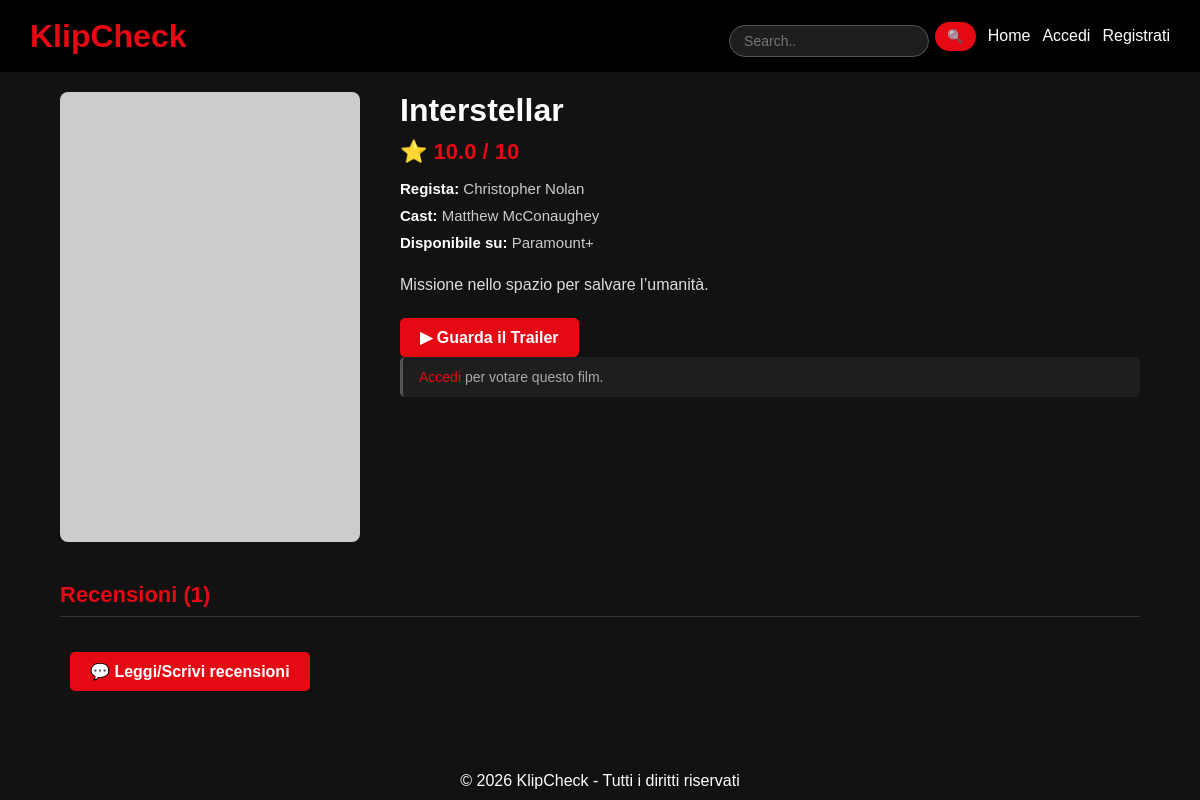
/KlipCheck/film.php?id=2, run on an earlier commit of the app's database.
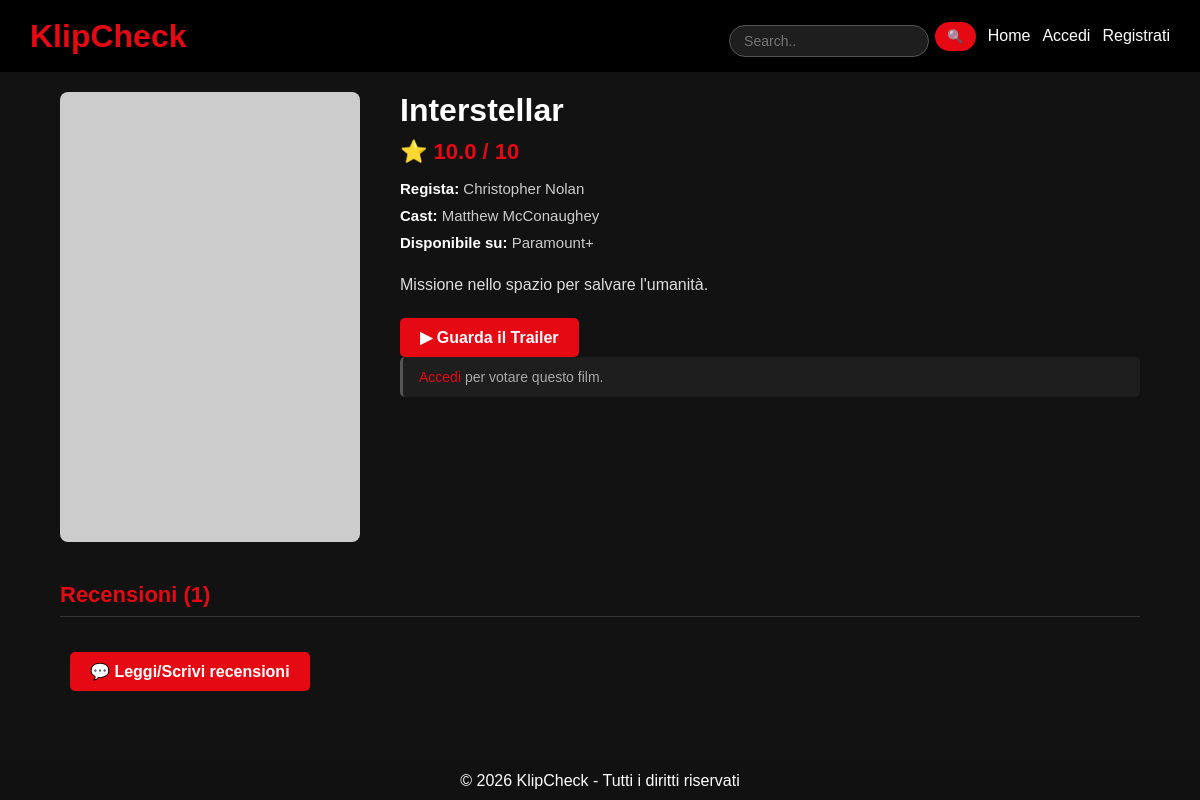
And on a later commit of the database.
### tables this page shows
CREATE TABLE film (
  id INT AUTO_INCREMENT PRIMARY KEY,
  titolo VARCHAR(40) NOT NULL,
  trama TEXT NOT NULL,
  locandina text,
  trailer text,
  piattaforme VARCHAR(100),
  cast TEXT,
  regista VARCHAR(50)
);

### KlipCheck/film.php (the view, shortened to what the changed rows need)
<?php
$host    = 'localhost';
$db      = 'klipcheckdb';
$user    = 'root';
$pass    = 'mysql';
$charset = 'utf8mb4';
try {
    $pdo = new PDO(
        "mysql:host=$host;dbname=$db;charset=$charset",
        $user, $pass,
        [PDO::ATTR_ERRMODE => PDO::ERRMODE_EXCEPTION]
    );
} catch (PDOException $e) {
    die("Connessione fallita: " . $e->getMessage());
}
$id = isset($_GET['id']) ? (int)$_GET['id'] : 0;
$stmt = $pdo->prepare("
    SELECT f.*, AVG(v.valore) AS voto_medio
    FROM film f
    LEFT JOIN valutazione v ON v.film_id = f.id
    WHERE f.id = :id
    GROUP BY f.id
");
$stmt->execute([':id' => $id]);
$film = $stmt->fetch(PDO::FETCH_ASSOC);
$stmtRec = $pdo->prepare("
    SELECT r.id, r.testo, u.username,
           COUNT(m.id) AS num_like
    FROM recensione r
    JOIN utente u ON u.id = r.utente_id
    LEFT JOIN mipiace m ON m.recensione_id = r.id
    WHERE r.film_id = :id
    GROUP BY r.id
    ORDER BY num_like DESC, r.id DESC
");
$stmtRec->execute([':id' => $id]);
$recensioni = $stmtRec->fetchAll(PDO::FETCH_ASSOC);
$voto = $film['voto_medio'] !== null
    ? number_format($film['voto_medio'], 1)
    : 'Nessun voto';
$mioVoto = null;
?>
<!DOCTYPE html>
<html lang="it">
<head>
    <link rel="stylesheet" href="./style.css">
</head>
<body>
    <header>
        <h1>KlipCheck</h1>
    </header>
    <div class="container">
        <div class="film-detail">
            <div class="film-meta">
                <h1><?= htmlspecialchars($film['titolo']) ?></h1>
                <div class="rating">⭐ <?= $voto ?> / 10</div>
                <?php if ($film['regista']): ?>
                    <div class="meta-row">
                        <strong>Regista:</strong> <?= htmlspecialchars($film['regista']) ?>
                    </div>
                <?php endif; ?>
                <?php if ($film['cast']): ?>
                    <div class="meta-row">
                        <strong>Cast:</strong> <?= htmlspecialchars($film['cast']) ?>
                    </div>
                <?php endif; ?>
                <?php if ($film['piattaforme']): ?>
                    <div class="meta-row">
                        <strong>Disponibile su:</strong> <?= htmlspecialchars($film['piattaforme']) ?>
                    </div>
                <?php endif; ?>
                <?php if ($film['trama']): ?>
                    <p class="trama"><?= nl2br(htmlspecialchars($film['trama'])) ?></p>
                <?php endif; ?>
                <?php if ($film['trailer']): ?>
                    <a href="<?= htmlspecialchars($film['trailer']) ?>" target="_blank" class="trailer-btn">
                        ▶ Guarda il Trailer
                    </a>
                <?php endif; ?>
                <?php
                    $grado = $_SESSION['grado'] ?? '';
                    if (isset($_SESSION['user_id']) && in_array($grado, ['registrato', 'admin'])):
                    ?>
                    <div class="valutazione-box">
                        <h3>La tua valutazione</h3>
                        <form method="post" action="film.php?id=<?= $id ?>">
                            <select name="valore" required>
                                <option value="">-- Scegli un voto --</option>
                                <?php for ($v = 1.0; $v <= 10.0; $v += 0.5): ?>
                                    <option value="<?= $v ?>" <?= ($mioVoto == $v) ? 'selected' : '' ?>>
                                        <?= number_format($v, 1) ?>
                                    </option>
                                <?php endfor; ?>
                            </select>
                            <button type="submit" class="trailer-btn">
                                <?= $mioVoto ? '✏️ Aggiorna voto' : '⭐ Vota' ?>
                            </button>
                        </form>
                        <?php if ($mioVoto): ?>
                            <p class="voto-attuale">Il tuo voto attuale: <strong><?= number_format($mioVoto, 1) ?></strong></p>
                        <?php endif; ?>
                    </div>
                    <?php elseif (!isset($_SESSION['user_id'])): ?>
                        <p class="info-box"><a href="login/Accesso.php">Accedi</a> per votare questo film.</p>
                    <?php else: ?>
                        <p class="info-box">Solo utenti registrati possono votare.</p>
                    <?php endif; ?>
            </div>
        </div>
        <h2 class="section-title">Recensioni (<?= count($recensioni) ?>)</h2>
</body>
</html>

What changed in the data, as far as the page shows it:
changed film "Interstellar": trama "Missione nello spazio per salvare l’umanità." → "Missione nello spazio per salvare l'umanità."
